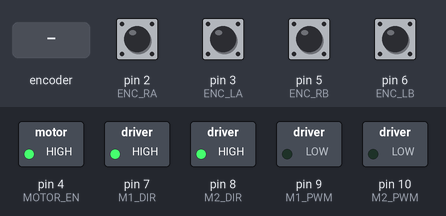
The sketch below on a simulated Arduino Uno, built with avr-gcc and run on an emulated ATmega328P. On the bench: switched loads named in the sketch (green lamp = pin HIGH). Inputs (shaded band) come from the test bench; at power-on: pin 2 (ENC_RA), pin 3 (ENC_LA), pin 5 (ENC_RB), pin 6 (ENC_LB) HIGH. What the sketch prints to the serial monitor is not drawn.

Above: at 1.2 s.
1.3 s: rotary encoder on pin 2 (ENC_RA) / pin 5 (ENC_RB) turned 1 step (first pin leading)
At 2.64 s:
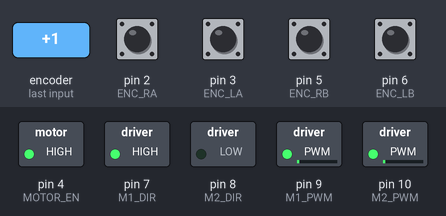
4.3 s: rotary encoder on pin 2 (ENC_RA) / pin 5 (ENC_RB) turned 2 steps (second pin leading)
At 7.46 s:
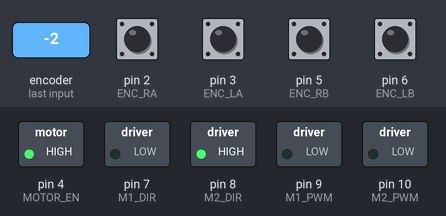
7.7 s: pin 3 (ENC_LA) pulled LOW for 0.15 s
10.7 s: rotary encoder on pin 2 (ENC_RA) / pin 5 (ENC_RB) turned 1 step (first pin leading)
13.9 s: pin 3 (ENC_LA) pulled LOW for 1 s
At 33.28 s:
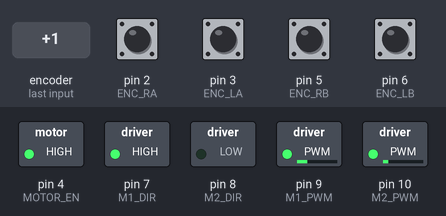
Timing chart, 0 to 34.9 s (numbered marks = the images above; inputs shaded):
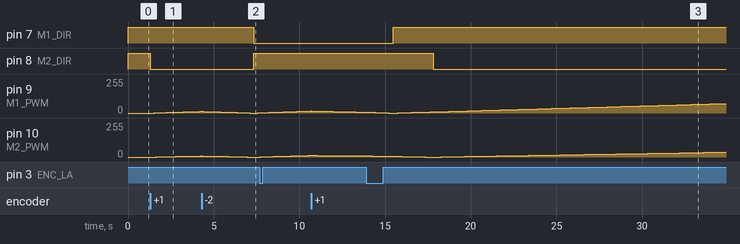

The sketch:

robotCode.ino
```cpp
#include<Wire.h>

#define SLAVE_ADDR 0x04 // Address that the arduino is listening at

#define M1_DIR 7
#define M1_PWM 9
#define M2_DIR 8
#define M2_PWM 10
#define MOTOR_EN 4 // All the motor shield pins

#define ENC_RA 2
#define ENC_RB 5
#define ENC_LA 3
#define ENC_LB 6 // All the channels for the encoders

#define trackWidth 0.283 // The distance between the wheels in m
#define wheelRadius 0.074 // The radius of the wheels in m

#define period 5000 // The delay time for the main loop in us (5ms)

#define sumKp 15
#define sumKi 0.5
#define diffKp 20
#define diffKi 0.3 // Inner
#define angKp 1
#define angKi 0.000005 // Outer rotational PI control gains

float angVelR;
float angVelL;

long isrTimeR;
long isrTimeL;

long encoderCountR;
long encoderCountL;
long prevEncoderCountR;
long prevEncoderCountL; // Keep track of encoder counts for velocity calculations

float voltageSum; // V bar sub a
float sumIntegral = 0;
float sumOutput;
float voltageDiff; // Delta V sub a
float diffIntegral = 0;
float angIntegral = 0;
float diffOutput;

float forwardVelocitySet;
float forwardVelocity;
float rotationalVelocity;
float rotationalVelocitySet;
float rotationalPosition; // Set points and current values for different localization properties

float desiredAngle;

bool searchComplete = false;
bool fullStop = false;
bool searching = false; // Bools for the state machine

//int state;
int stateData[3] = {6,6,6};
int previousState = 6; // Keep track of the state

void setup(){
    Serial.begin(2000000);
    pinMode(ENC_RA, INPUT_PULLUP);
    pinMode(ENC_RB, INPUT_PULLUP);
    pinMode(ENC_LA, INPUT_PULLUP);
    pinMode(ENC_LB, INPUT_PULLUP); // Set up all the encoders to use an internal pullup resistor

    pinMode(M1_DIR, OUTPUT);
    pinMode(M2_DIR, OUTPUT);
    pinMode(M1_PWM, OUTPUT);
    pinMode(M2_PWM, OUTPUT);
    pinMode(MOTOR_EN, OUTPUT); // Set up all the motor pins as outputs

    digitalWrite(MOTOR_EN, HIGH); // Enable the motor controller
    digitalWrite(M1_DIR, HIGH);
    digitalWrite(M2_DIR, HIGH); // Set the initial motor directions as CCW

    attachInterrupt(digitalPinToInterrupt(ENC_RA), encoderISR_R, CHANGE);
    attachInterrupt(digitalPinToInterrupt(ENC_LA), encoderISR_L, CHANGE);

    Wire.begin(SLAVE_ADDR); // Start listening for I2C
    Wire.onReceive(receiveState); // Interrupt handler for I2C input

    Serial.println("Ready...");
}

void loop(){
    long startTime = micros(); // Get the micros at the start of the main loop
    if(stateData[0] != previousState){
      switch(stateData[0]){ // 1: feedback forward, 3: Straight forward, 0: search initially, or stop when it gets sent again
        case 0: //search or stop
          searching = true;
          sumIntegral = 0;
          analogWrite(M1_PWM, 0);
          analogWrite(M2_PWM, 0);
          forwardVelocitySet = 0.0;
          rotationalVelocitySet = -0.6;
          break;

        case 4:
          rotationalVelocitySet = 0.0;
          sumIntegral = 0;
          forwardVelocitySet = 0.0;
          delay(200);
          analogWrite(M1_PWM, 0);
          analogWrite(M2_PWM, 0);
          digitalWrite(M1_DIR, LOW);
          digitalWrite(M2_DIR, LOW); // Invert motor direction to quickly stop the robot
          delay(1400);
          digitalWrite(MOTOR_EN, LOW);
          digitalWrite(M1_DIR, HIGH);
          digitalWrite(M2_DIR, HIGH); // Disable motor and resotre forward direction
          break;

        case 1: //Move forward with feedback
          diffIntegral = 0;
          searchComplete = true;
          searching = false;
          rotationalVelocitySet = 0.0;
          forwardVelocitySet = 0.4;
          break;

        case 3:
          diffIntegral = 0;
          analogWrite(M1_PWM, 0);
          analogWrite(M2_PWM, 0);
          searchComplete = true;
          searching = false;
          rotationalVelocitySet = 0.0;
          forwardVelocitySet = 0.4;
          break; // Both cases take constant feedback from the camera and put values into the rotational PI controller
      }
    }
    if(stateData[0] == 1 || stateData[0] == 3){
      desiredAngle = ((float(stateData[2])/180.0)*PI) + rotationalPosition;
    } // Get data from the PI controller and set the desired angle
    rotationalPosition = wheelRadius * (float(encoderCountR)*((2.0*PI)/3200.0) - float(encoderCountL)*((2.0*PI)/3200.0)) / trackWidth;
    forwardVelocity = wheelRadius * ((angVelR + angVelL) / 2.0);
    rotationalVelocity = wheelRadius * ((angVelR - angVelL) / trackWidth); // Calculations for the robots current positions and velocities from the encoders
    sumPIControl();
    diffPIControl(); // Run the v bar sub a and delta v sub a PI control functions
    float voltageR = (sumOutput + diffOutput) / 2;
    float voltageL = (sumOutput - diffOutput) / 2; // Set the voltages based on the PI control otputs
    if(voltageR >= 0) digitalWrite(M1_DIR, HIGH);
    else digitalWrite(M1_DIR, LOW); // Set motor direction to forward or backward depending on the voltage output
    if(voltageL >= 0) digitalWrite(M2_DIR, HIGH);
    else digitalWrite(M2_DIR, LOW); // Set motor direction to forward or backward depending on the voltage output
    analogWrite(M1_PWM, constrain(abs(voltageR), 0, 255));
    analogWrite(M2_PWM, constrain(abs(voltageL), 0, 255));
    while(micros() < startTime + period); // Delay for the rest of the period
}

void sumPIControl(){ // PI control that tries to match the velocity of the left and right wheel so it runs in a straight line
    float error = forwardVelocitySet -  forwardVelocity;
    float proportional = error;
    sumIntegral = sumIntegral + error * (period / 1000.0);
    sumOutput = sumKp * proportional + sumKi * sumIntegral;

}

void diffPIControl(){ // An inner and outer control loop that manages the rotation of the robot
    float angError = desiredAngle - rotationalPosition;
    float angProportional = angError;
    angIntegral = angIntegral + angError * (period / 1000.0);
    if(!searching)rotationalVelocitySet = angKp * angProportional + angKi * angIntegral;
    constrain(rotationalVelocitySet, -3.1, 3.1); // The outer loop controls the current rotational position and tries to match it to the set rotational position
    float error = rotationalVelocitySet -  rotationalVelocity;
    float proportional = error;
    diffIntegral = diffIntegral + error * (period / 1000.0);
    diffOutput = diffKp * proportional + diffKi * diffIntegral; // The inner loop controls the rotation of the robot and tries to maintain a rotational velocity
}

void encoderISR_R(){ // Encoder ISR for the right wheel that keeps track of the total counts
    if(digitalRead(ENC_RA) == digitalRead(ENC_RB))encoderCountR += 2;
    else encoderCountR -= 2;

    angVelR = (float(encoderCountR - prevEncoderCountR)*((2.0*PI)/3200.0)*1000000.0)/(micros() - isrTimeR);
    isrTimeR = micros();
    prevEncoderCountR = encoderCountR;
}

void encoderISR_L(){ // Encoder ISR for the left wheel that keeps track of the total counts
    if(digitalRead(ENC_LA) == digitalRead(ENC_LB))encoderCountL -= 2;
    else encoderCountL += 2;

    angVelL = (float(encoderCountL - prevEncoderCountL)*((2.0*PI)/3200.0)*1000000.0)/(micros() - isrTimeL);
    isrTimeL = micros();
    prevEncoderCountL = encoderCountL;
}


void receiveState(int byteCount){ // Get data from i2c
  previousState = stateData[0];
  Wire.read();
  for(int i=0; i<3; i++){
    stateData[i] = Wire.read();
    if(i == 2){
      stateData[2] *= pow(-1, stateData[1]);
    }
  }

  //Serial.println("[" + String(stateData[0]) + ", " + String(stateData[1]) + ", " + String(stateData[2]) + "]");

}
```

Measured:
- after the input at 1.3 s, pin 8 (M2_DIR): HIGH → LOW at once; pin 9 (M1_PWM): moves from 0/255 to 12/255 over 2.7 s, starting after 0.23 s; pin 10 (M2_PWM): moves from 0/255 to 8/255 over 2.6 s, starting after 0.35 s
- after the input at 4.3 s, pin 7 (M1_DIR): HIGH → LOW after 3.0 s; pin 8 (M2_DIR): LOW → HIGH after 3.0 s
- after the input at 13.9 s, pin 7 (M1_DIR): LOW → HIGH after 1.6 s instead of 2.0 s; pin 8 (M2_DIR): HIGH → LOW after 3.9 s instead of 8.2 s
